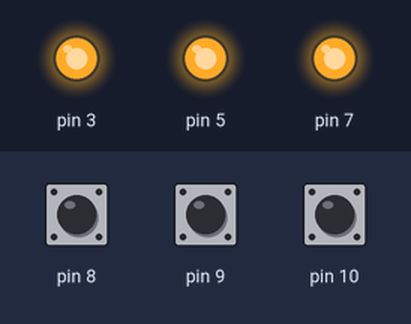
A sketch run on a simulated Arduino Uno, built with avr-gcc and run on an emulated ATmega328P. On the bench: output pins drawn as LEDs (lit = HIGH). Inputs (shaded band) come from the test bench; at power-on: pin 8 HIGH, pin 9 HIGH, pin 10 HIGH. Pins used as bus, display or sensor lines are not drawn; what the sketch prints to the serial monitor is not drawn.

Above: at 0.1 s.
Timing chart, 0 to 1.8 s (numbered marks = the images above):
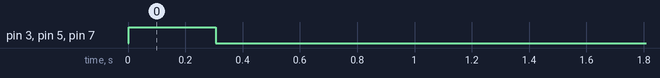

The sketch:

Delta_robot.ino
```cpp
// Define the number of steps per revolution for each stepper motor
#define STEPS_PER_REVOLUTION 200
// Define motor step delay (adjust as needed)
#define STEP_DELAY 500

#define Forward HIGH
#define Backward LOW
#define MAx_system_possible_steps 1000

//**********************************************************************************************************//
struct MotorControlPins {
  // Define the pins connected to each stepper motor driver
  int MOTOR1_STEP_PIN;
  int MOTOR1_DIR_PIN;
  int MOTOR2_STEP_PIN;
  int MOTOR2_DIR_PIN;
  int MOTOR3_STEP_PIN;
  int MOTOR3_DIR_PIN;
};
MotorControlPins motorPins = {2, 3, 4, 5, 6, 7};
//**********************************************************************************************************//
struct Motors {
  // no of motors
  uint8_t MOTOR1;
  uint8_t MOTOR2;
  uint8_t MOTOR3;
};
Motors motors = {1, 2, 3};
//**********************************************************************************************************//
struct MotorInterruptPins {
  // Define the pins connected to each stepper motor driver
  int Motor1_LimitSwitch;
  int Motor2_LimitSwitch;
  int Motor3_LimitSwitch;
};
MotorInterruptPins InterruptPins = {8, 9, 10};
//**********************************************************************************************************//
struct MotorLimitSwitch_Flags {
  bool Motor1_LimitSwitch_Flag;
  bool Motor2_LimitSwitch_Flag;
  bool Motor3_LimitSwitch_Flag;
};
MotorLimitSwitch_Flags LimitSwitch_Flags = {false, false, false};
//**********************************************************************************************************//
struct MotorPosition {
  // Initialize motor step counts and directions
  int Motor1;
  int motor2;
  int motor3;
};
MotorPosition currentPosition = {0, 0, 0};
//**********************************************************************************************************//

void setup() {
  Pins_setup();
  init_interrupt_pins();  // for limit switches
  // Initialize serial communication
  Serial.begin(9600);

  initialise();
}
//**********************************************************************************************************//

void loop() {
}

//**********************************************************************************************************//
// Function to move the specified stepper motor by one step
void moveMotor(int stepPin, int dirPin, bool Direction) {
  // Set direction (assuming clockwise)
  digitalWrite(dirPin, Direction);

  // Toggle step pin to move one step
  digitalWrite(stepPin, HIGH);
  delayMicroseconds(STEP_DELAY);
  digitalWrite(stepPin, LOW);
  delayMicroseconds(STEP_DELAY);
}

//**********************************************************************************************************//
void moveMotorOneStep(uint8_t motorNumber, bool Direction) {

  // Determine pins based on motor
  switch (motorNumber) {
    case 1:
      moveMotor(motorPins.MOTOR1_STEP_PIN, motorPins.MOTOR1_DIR_PIN, Direction);
      break;
    case 2:
      moveMotor(motorPins.MOTOR2_STEP_PIN, motorPins.MOTOR2_DIR_PIN, Direction);
      break;
    case 3:
      moveMotor(motorPins.MOTOR3_STEP_PIN, motorPins.MOTOR3_DIR_PIN, Direction);
      break;
    default:
      return;  // Invalid motor
  }
}

//**********************************************************************************************************//
void Pins_setup() {
  // Set the motor pins as outputs
  pinMode(motorPins.MOTOR1_STEP_PIN, OUTPUT);
  pinMode(motorPins.MOTOR1_DIR_PIN, OUTPUT);
  pinMode(motorPins.MOTOR2_STEP_PIN, OUTPUT);
  pinMode(motorPins.MOTOR2_DIR_PIN, OUTPUT);
  pinMode(motorPins.MOTOR3_STEP_PIN, OUTPUT);
  pinMode(motorPins.MOTOR3_DIR_PIN, OUTPUT);
}

//**********************************************************************************************************//
void init_interrupt_pins() {
  pinMode(InterruptPins.Motor1_LimitSwitch, INPUT_PULLUP);
  pinMode(InterruptPins.Motor2_LimitSwitch, INPUT_PULLUP);
  pinMode(InterruptPins.Motor3_LimitSwitch, INPUT_PULLUP);
  delayMicroseconds(100000);  //100 ms
  attachInterrupt(digitalPinToInterrupt(InterruptPins.Motor1_LimitSwitch), []{limit_switch(motors.MOTOR1);}, RISING);
  attachInterrupt(digitalPinToInterrupt(InterruptPins.Motor2_LimitSwitch), []{limit_switch(motors.MOTOR2);}, RISING);
  attachInterrupt(digitalPinToInterrupt(InterruptPins.Motor3_LimitSwitch), []{limit_switch(motors.MOTOR3);}, RISING);
}

//**********************************************************************************************************//
void limit_switch(uint8_t motorNumber) {  //sets flag true
  switch (motorNumber) {
    case 1:
      digitalWrite(motorPins.MOTOR1_STEP_PIN, LOW);
      LimitSwitch_Flags.Motor1_LimitSwitch_Flag = true;
      break;
    case 2:
      digitalWrite(motorPins.MOTOR2_STEP_PIN, LOW);
      LimitSwitch_Flags.Motor2_LimitSwitch_Flag = true;
      break;
    case 3:
      digitalWrite(motorPins.MOTOR3_STEP_PIN, LOW);
      LimitSwitch_Flags.Motor3_LimitSwitch_Flag = true;
      break;
    default:
      Serial.println("Invalid motor limitswitch!");
      break;
  }
}

//**********************************************************************************************************//
uint8_t initialise() {
  int counter = 0;
  int zero_position_steps = 75;
  while (1) {  // initially moves until all the motor reaches its limit switches
    counter++;
    if (digitalRead(InterruptPins.Motor1_LimitSwitch) == LOW) {
      moveMotorOneStep(motors.MOTOR1, Backward);
    }
    if (digitalRead(InterruptPins.Motor2_LimitSwitch) == LOW) {
      moveMotorOneStep(motors.MOTOR2, Backward);
    }
    if (digitalRead(InterruptPins.Motor3_LimitSwitch) == LOW) {
      moveMotorOneStep(motors.MOTOR3, Backward);
    }

    if ((digitalRead(InterruptPins.Motor1_LimitSwitch) == HIGH) && (digitalRead(InterruptPins.Motor2_LimitSwitch) == HIGH) && (digitalRead(InterruptPins.Motor3_LimitSwitch) == HIGH)) {
      break;  // breaks while loop
    }

    if (counter == MAx_system_possible_steps) { // System moved maximum to its limits and limit switch has not detected
      Serial.println("System moving above its position limits, Limit switch not detected");
      Serial.println("Possible limit switch error");
      return 1;
    }

  }  // while loop breaks if all motor reaches its limit switch

  for (int i = 0; i < 100; i++) {  // moves 100 steps forward
    moveMotorOneStep(motors.MOTOR1, Forward);
    moveMotorOneStep(motors.MOTOR2, Forward);
    moveMotorOneStep(motors.MOTOR3, Forward);
  }

  for (int i = 0; i < zero_position_steps; i++) {  // moves 75 steps Backward, now pin states should be low else (adjust value = 75 according to system switch response)
    moveMotorOneStep(motors.MOTOR1, Backward);
    moveMotorOneStep(motors.MOTOR2, Backward);
    moveMotorOneStep(motors.MOTOR3, Backward);
  }

  if ((digitalRead(InterruptPins.Motor1_LimitSwitch) == LOW) && (digitalRead(InterruptPins.Motor2_LimitSwitch) == LOW) && (digitalRead(InterruptPins.Motor3_LimitSwitch) == LOW)) {
    Serial.println("Initialization success");
    // Setting positions to zero position after successful installatiion
    currentPosition.Motor1 = 0;
    currentPosition.motor2 = 0;
    currentPosition.motor3 = 0;
    return 0;
  }
  else{
    Serial.println("System Initialization Failed");
    Serial.println("Please adjust 'zero_position_steps' if necessary");
    return 2;
  }
}
```
